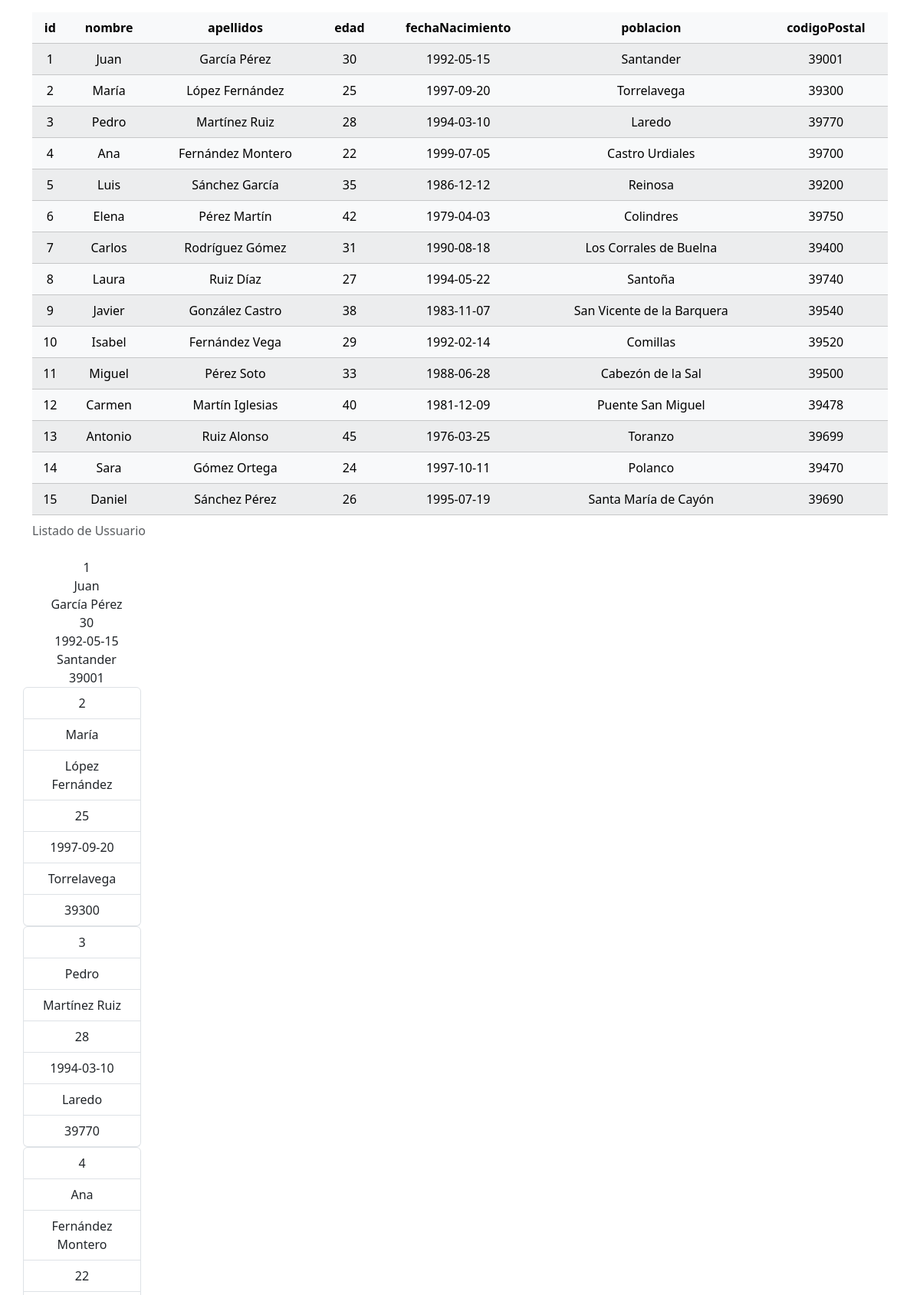
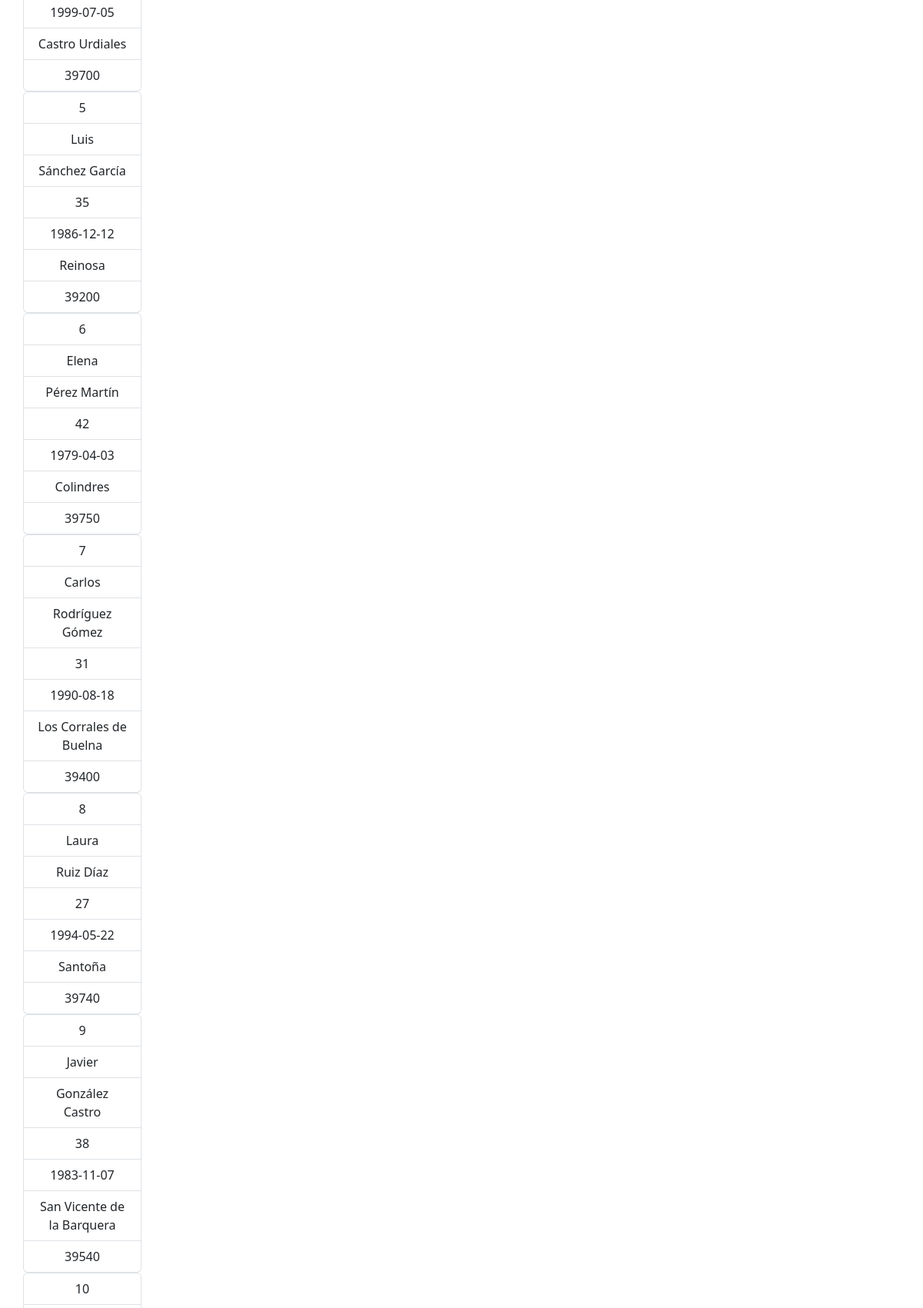
The page /2024-02-12/001-mysqli.php (upper part) on the database its author committed (2 pictures, top to bottom).
### tables this page shows
CREATE TABLE personas (
    id INT AUTO_INCREMENT,
    nombre VARCHAR(50) NOT NULL,
    apellidos VARCHAR(100) NOT NULL,
    edad INT,
    fechaNacimiento DATE,
    poblacion VARCHAR(50),
    codigoPostal varchar(10),
    PRIMARY KEY (id)


);

### 2024-02-12/funciones.php (the view, shortened to what this page needs)
<?php
    function gridViewTable(array $registros, array $camposMostrar = null): string {
        if (count($registros) > 0) {
            if (is_null($camposMostrar)) {
                if (is_object($registros[0])) {
                    $camposMostrar = array_keys(get_object_vars($registros[0]));
                }
                else {
                    $camposMostrar = array_keys($registros[0]);
                }
            }
            $salida = "<table class='table table-light table-striped table-hover text-center'>
                            <caption>Listado de Ussuario</caption>";
            $salida .= "<thead><tr>";
            foreach ($camposMostrar as $campo) {
                $salida .= "<th>{$campo}</th>";
            }
            $salida .= "</tr></thead>";
            foreach ($registros as $registro) {
                $salida .= "<tr>";
                foreach ($camposMostrar as $campo) {
                    if (is_object($registro)) {
                        $salida .= "<td> {$registro->$campo} </td>";
                    }
                    else {
                        $salida .= "<td> {$registro[$campo]} </td>";
                    }
                }
                $salida .= "</tr>";
            }
            $salida .= "</table>";
        }
        else {
            $salida = "<div class=\"row mb-3 col-sm-2\"";
                $salida .= "No hay datos";
            $salida .= "</div>";
        }
        return $salida;
    }
    function listView(array $registros, array $camposMostrar = null): string {
        $salida = "<div class=\"row mb-3 col-sm-2\"";
        if(count($registros) > 0) {
            if (is_null($camposMostrar)) {
                if (is_object($registros[0])) {
                    $camposMostrar = array_keys(get_object_vars($registros[0]));
                }
                else {
                    $camposMostrar = array_keys($registros[0]);
                }
            }
            foreach ($registros as $registro) {
                $salida .= "<ul class=\"list-group\">";
                foreach ($camposMostrar as $campo) {
                    if (is_object($registro)) {
                        $salida .= "<li class=\"list-group-item list-group-item-action text-center\"> {$registro->$campo} </li>";
                    }
                    else {
                        $salida .= "<li class=\"list-group-item list-group-item-action text-center\"> {$registro[$campo]} </li>";
                    }
                }
                $salida .= "</ul>";
            }
        }
        else {
            $salida .= "<ul class=\"list-group\"><li class=\"list-group-item list-group-item-action text-center\">No hay datos</li></ul>";
        }
        $salida .= "</div>";
        return $salida;
    }

### 2024-02-12/001-mysqli.php (shortened to what this page needs)
<?php
    require_once 'funciones.php';
    $conexion = new mysqli('localhost','root','','personas1','3307');
    $resultados = $conexion->query("SELECT * FROM  personas");
    $registros = $resultados->fetch_all(MYSQLI_ASSOC);
?>
<!DOCTYPE html>
<html lang="es">
<head>
    <link href="https://cdn.jsdelivr.net/npm/bootstrap@5.3.2/dist/css/bootstrap.min.css" rel="stylesheet">
    <link href="https://getbootstrap.com/docs/5.3/assets/css/docs.css" rel="stylesheet">
</head>
<body class="p-3 m-0 border-0 bd-example m-0 border-0">
    <div class="container">
        <?php
            echo gridViewTable($registros);
            echo "<div class=\"row\">";
                echo listView($registros);
            echo "</div>";
        ?>
    </div>
</body>
</html>

### rows shown on the page
personas: id "1", nombre "Juan", apellidos "García Pérez", edad "30", fechaNacimiento "1992-05-15", poblacion "Santander", codigoPostal "39001"
personas: id "2", nombre "María", apellidos "López Fernández", edad "25", fechaNacimiento "1997-09-20", poblacion "Torrelavega", codigoPostal "39300"
personas: id "3", nombre "Pedro", apellidos "Martínez Ruiz", edad "28", fechaNacimiento "1994-03-10", poblacion "Laredo", codigoPostal "39770"
personas: id "4", nombre "Ana", apellidos "Fernández Montero", edad "22", fechaNacimiento "1999-07-05", poblacion "Castro Urdiales", codigoPostal "39700"
personas: id "5", nombre "Luis", apellidos "Sánchez García", edad "35", fechaNacimiento "1986-12-12", poblacion "Reinosa", codigoPostal "39200"
personas: id "6", nombre "Elena", apellidos "Pérez Martín", edad "42", fechaNacimiento "1979-04-03", poblacion "Colindres", codigoPostal "39750"
personas: id "7", nombre "Carlos", apellidos "Rodríguez Gómez", edad "31", fechaNacimiento "1990-08-18", poblacion "Los Corrales de Buelna", codigoPostal "39400"
personas: id "8", nombre "Laura", apellidos "Ruiz Díaz", edad "27", fechaNacimiento "1994-05-22", poblacion "Santoña", codigoPostal "39740"
personas: id "9", nombre "Javier", apellidos "González Castro", edad "38", fechaNacimiento "1983-11-07", poblacion "San Vicente de la Barquera", codigoPostal "39540"
personas: id "10", nombre "Isabel", apellidos "Fernández Vega", edad "29", fechaNacimiento "1992-02-14", poblacion "Comillas", codigoPostal "39520"
personas: id "11", nombre "Miguel", apellidos "Pérez Soto", edad "33", fechaNacimiento "1988-06-28", poblacion "Cabezón de la Sal", codigoPostal "39500"
personas: id "12", nombre "Carmen", apellidos "Martín Iglesias", edad "40", fechaNacimiento "1981-12-09", poblacion "Puente San Miguel", codigoPostal "39478"
personas: id "13", nombre "Antonio", apellidos "Ruiz Alonso", edad "45", fechaNacimiento "1976-03-25", poblacion "Toranzo", codigoPostal "39699"
personas: id "14", nombre "Sara", apellidos "Gómez Ortega", edad "24", fechaNacimiento "1997-10-11", poblacion "Polanco", codigoPostal "39470"
personas: id "15", nombre "Daniel", apellidos "Sánchez Pérez", edad "26", fechaNacimiento "1995-07-19", poblacion "Santa María de Cayón", codigoPostal "39690"

### other values the page prints
$campo "id"
$campo "nombre"
$campo "apellidos"
$campo "edad"
$campo "fechaNacimiento"
$campo "poblacion"
$campo "codigoPostal"
